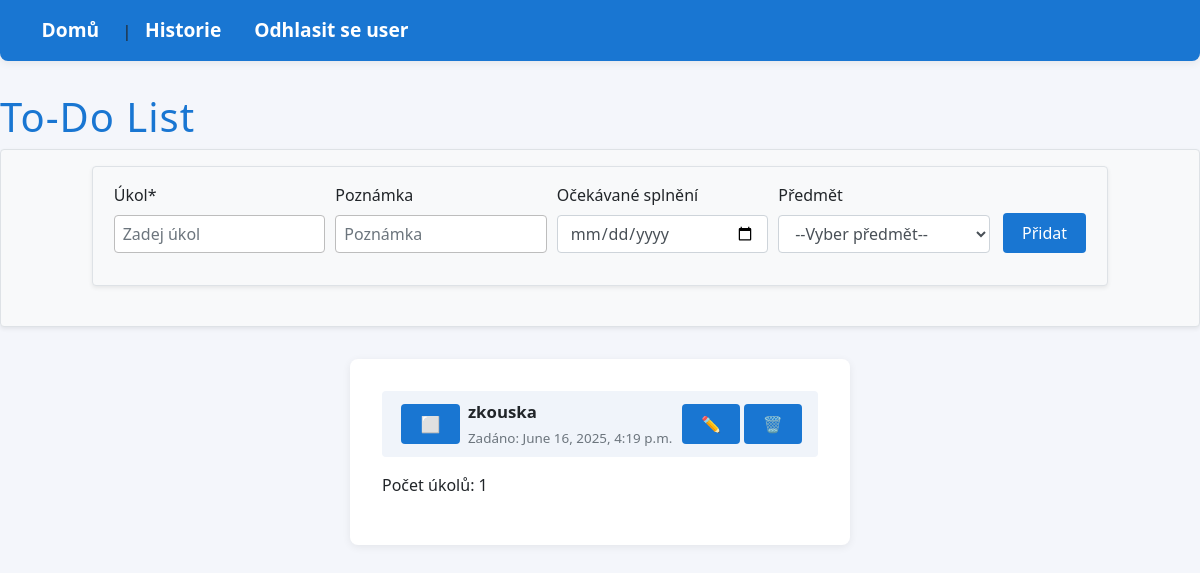
The page / (signed in) on the database as committed earlier.
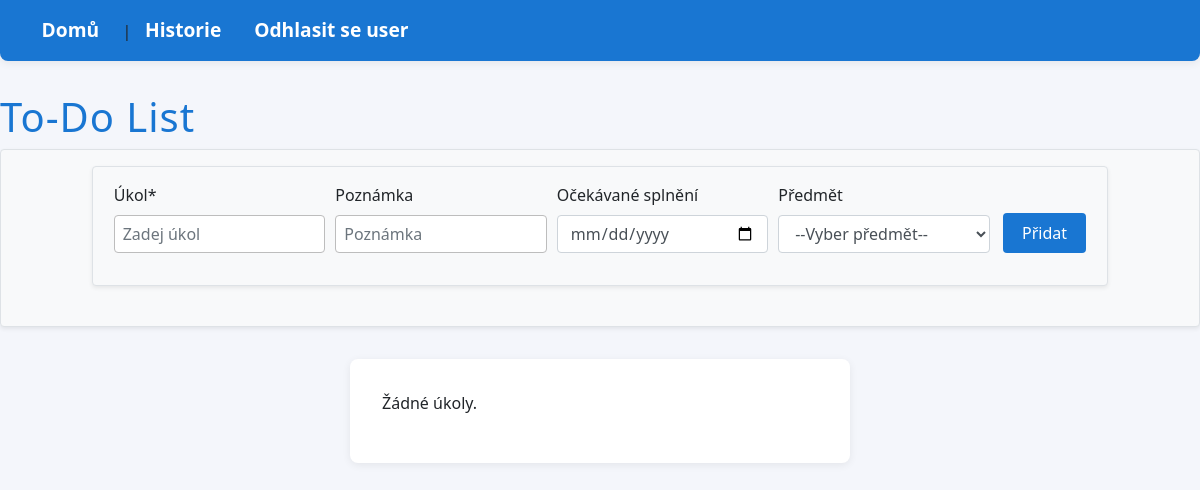
The same page on the database as committed later.
### todo_app/models.py (models this page shows, shortened)
class Todo(models.Model):
    user = models.ForeignKey(User, on_delete=models.CASCADE)
    text = models.CharField(max_length=200, verbose_name="Úkol")
    poznamka = models.TextField(blank=True, verbose_name="Poznámka")
    ocekavane = models.DateField(null=True, blank=True, verbose_name="Očekávaný termín")
    predmet = models.CharField(max_length=100, blank=True, verbose_name="Předmět")
    done = models.BooleanField(default=False, verbose_name="Splněno")
    created = models.DateTimeField(default=timezone.now, verbose_name="Vytvořeno")
    completed = models.DateTimeField(null=True, blank=True, verbose_name="Dokončeno")
    deleted = models.BooleanField(default=False, verbose_name="Smazáno")
    deleted_at = models.DateTimeField(null=True, blank=True, verbose_name="Smazáno v")

### todo_app/views.py (the view, shortened to what this page needs)
# urls.py: path('', views.index, name='index'),
@login_required
def index(request):
    todos = Todo.objects.filter(user=request.user, deleted=False).order_by('-created')
    return render(request, 'index.html', {'todos': todos})

### todo_app/templates/index.html (shortened to what this page needs)
<!DOCTYPE html>
<html lang="cs">
<head>
    <link rel="stylesheet" href="https://maxcdn.bootstrapcdn.com/bootstrap/4.1.3/css/bootstrap.min.css">
    <link rel="stylesheet" href="/static/css/style.css">
</head>
<body>
    <nav style="margin-bottom: 2em;">
        <a href="{% url 'index' %}">Domů</a> |
        <a href="{% url 'history' %}">Historie</a>
        <a href="{% url 'logout' %}">Odhlasit se {{ user.username }}</a>
    </nav>
    <h1>To-Do List</h1>
    <form method="post" class="border rounded p-3 mb-4 bg-light shadow-sm justify-content-center display-flex">
        <fieldset>
            <div class="form-row border rounded p-3 mb-4 bg-light shadow-sm ">
                <div class="form-group col">
                    <label for="ukol">Úkol*</label>
                    <input type="text" id="ukol" name="ukol" class="form-control" placeholder="Zadej úkol" required>
                </div>
                <div class="form-group col">
                    <label for="poznamka">Poznámka</label>
                    <input type="text" id="poznamka" name="poznamka" class="form-control" placeholder="Poznámka">
                </div>
                <div class="form-group col">
                    <label for="ocekavane">Očekávané splnění</label>
                    <input type="date" id="ocekavane" name="ocekavane" class="form-control">
                </div>
                <div class="form-group col">
                    <label for="predmet">Předmět</label>
                    <select id="predmet" name="predmet" class="form-control">
                        <option value="">--Vyber předmět--</option>
                    </select>
                </div>
                <div class="form-group col-auto align-self-end ">
                    <button type="submit" class="btn btn-primary mt-2">Přidat</button>
                </div>
            </div>
        </fieldset>
    </form>
    <div class="todo-list">
        {% if todos %}
        <ul>
            {% for todo in todos %}
                <li class="{% if todo.done %}done{% endif %}">
                    <form action="{% url 'done' todo.pk %}" method="post" style="display:inline;">
                        <button type="submit" class="btn-action" title="Označit jako splněné/nesplněné">
                            {% if todo.done %}✅{% else %}⬜{% endif %}
                        </button>
                    </form>
                    <span class="todo-text" style="margin-left: 0.5em;">
                        <strong>{{ todo.text }}</strong>
                        <br><small class="text-muted">Zadáno: {{ todo.created }}</small>
                    </span>
                    <a href="{% url 'edit' todo.pk %}" class="btn-action" title="Upravit úkol">✏️</a>
                    <a href="{% url 'delete' todo.pk %}" class="btn-action" title="Smazat úkol">🗑️</a>
                </li>
            {% endfor %}
        </ul>
        <p>Počet úkolů: {{ todos|length }}</p>
        {% else %}
        <p>Žádné úkoly.</p>
        {% endif %}
    </div>
</body>
</html>

Rows that differ between the two databases and show on the page:
no longer on this page (row edited): Todo: text "zkouska", created "June 16, 2025, 4:19 p.m."
Other text that changed with them:
{{ todos|length }}: "1" → (not shown)
text no longer shown: "Počet úkolů:"
text now shown: "Žádné úkoly."
